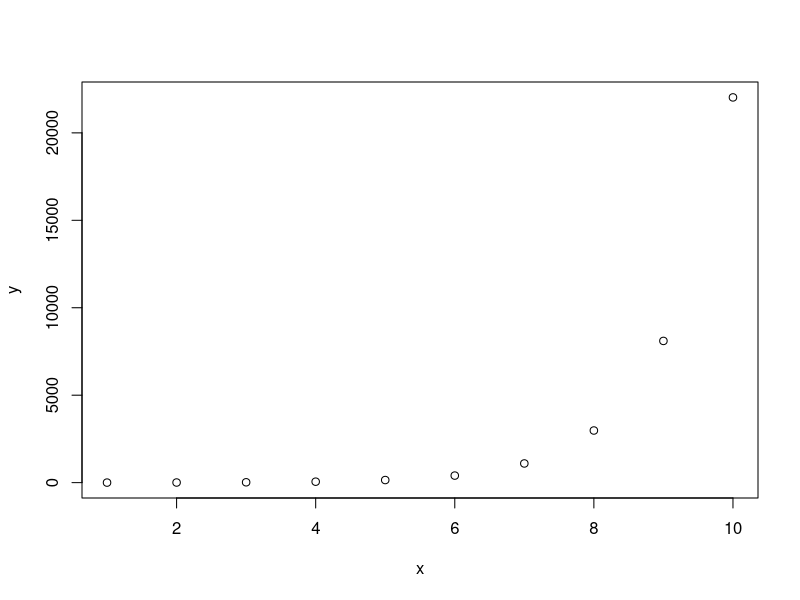

Recreate this plot in R.
## ---- chunk 1
2+2
## ---- chunk 2
x <- 1:10
y <- exp(x)
plot(x,y)
## ---- chunk 3
library(data.table)
dt = data.table(x = 1:26, a = letters)
df = data.frame(x = 1:26, a = letters)
## ---- chunk 4
## load built in dataset
data(ChickWeight)

## Convert to data.table
ChickWeightDT <- data.table(ChickWeight)

## For Time greater than 3, calculate the mean weight, by Diet
ChickWeightDT[ Time > 3, .(meanWeight = mean(weight)), by = .(Diet)] 

## (for all data), calculate the mean weight, by Diet and Time > 3 (true) and Time < 3 (false)
ChickWeightDT[ , .(meanWeight = mean(weight), .N), by = .(Diet, Time > 3)] 
## ---- chunk 5
## Grab the weight and diet columns 
ChickWeightDT[ , .(weight, Diet)]
## ---- chunk 6
dt <- data.table(Dose = c("low", "medium", "high"), 
                 Rep1 = rbinom(n = 3, size = 6, 0.5),
                 Rep2 = rbinom(n = 3, size = 6, 0.5),
                 Rep3 = rbinom(n = 3, size = 6, 0.5))
print(dt)
## ---- chunk 7
dtLong <- melt(dt, id.vars = c("Dose"), variable.name = "Replicate", value.name = "Response")
print(dtLong)
## ---- chunk 8
dt <- data.table(Dose = c("low", "medium", "high"), 
                 Rep1 = rbinom(n = 3, size = 6, 0.5),
                 Rep2 = rbinom(n = 3, size = 6, 0.5),
                 Rep3 = rbinom(n = 3, size = 6, 0.5))
dtLong <- melt(dt, id.vars = c("Dose"), variable.name = "Replicate", value.name = "Response")
dtWide <- dcast(dtLong, Dose ~ Replicate)
## ---- chunk 9
# Create dummy data
a <- data.table(ID = 1:3, A = letters[1:3])
b <- data.table(ID = 1:3, B = LETTERS[1:3])
# Set keys
setkey(a, "ID")
setkey(b, "ID")
# merge a first
a[b]
# merge b first
b[a]
## ---- chunk 10
first = data.table(Day = rep(1:3, 2), Sample = rep(1:2, each = 3), endpoint = 1:6)
second = data.table(Day = rep(1:3, 2), Observer = rep(1:2, each = 3), cause = 11:16)
setkey(first, "Day", "Sample")
setkey(second, "Day", "Observer")
thrid <- first[second]
## ---- chunk 11
library(lubridate)
test    <- c("10-5-2019", "5-16-2019", "11-7-2012")
testOut <- mdy(test)
str(test)
str(testOut)
y <- 1:3
lm(y ~ test)
lm(y ~ testOut)
